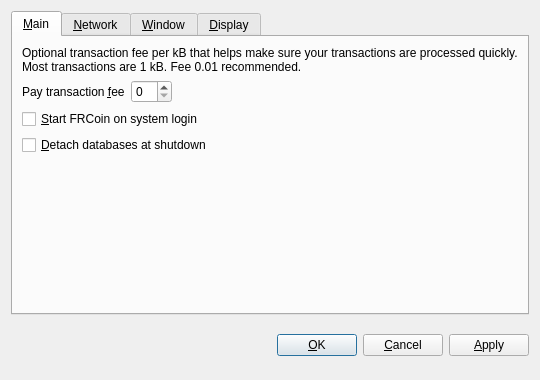
<?xml version="1.0" encoding="UTF-8"?>
<ui version="4.0">
 <class>OptionsDialog</class>
 <widget class="QDialog" name="OptionsDialog">
  <property name="geometry">
   <rect>
    <x>0</x>
    <y>0</y>
    <width>540</width>
    <height>380</height>
   </rect>
  </property>
  <property name="windowTitle">
   <string>Options</string>
  </property>
  <property name="modal">
   <bool>true</bool>
  </property>
  <layout class="QVBoxLayout" name="verticalLayout">
   <item>
    <widget class="QTabWidget" name="tabWidget">
     <property name="tabPosition">
      <enum>QTabWidget::North</enum>
     </property>
     <property name="currentIndex">
      <number>0</number>
     </property>
     <widget class="QWidget" name="tabMain">
      <attribute name="title">
       <string>&amp;Main</string>
      </attribute>
      <layout class="QVBoxLayout" name="verticalLayout_Main">
       <item>
        <widget class="QLabel" name="transactionFeeInfoLabel">
         <property name="text">
          <string>Optional transaction fee per kB that helps make sure your transactions are processed quickly. Most transactions are 1 kB. Fee 0.01 recommended.</string>
         </property>
         <property name="textFormat">
          <enum>Qt::PlainText</enum>
         </property>
         <property name="wordWrap">
          <bool>true</bool>
         </property>
        </widget>
       </item>
       <item>
        <layout class="QHBoxLayout" name="horizontalLayout_Main">
         <item>
          <widget class="QLabel" name="transactionFeeLabel">
           <property name="text">
            <string>Pay transaction &amp;fee</string>
           </property>
           <property name="textFormat">
            <enum>Qt::PlainText</enum>
           </property>
           <property name="buddy">
            <cstring>transactionFee</cstring>
           </property>
          </widget>
         </item>
         <item>
          <widget class="BitcoinAmountField" name="transactionFee"/>
         </item>
         <item>
          <spacer name="horizontalSpacer_Main">
           <property name="orientation">
            <enum>Qt::Horizontal</enum>
           </property>
           <property name="sizeHint" stdset="0">
            <size>
             <width>40</width>
             <height>20</height>
            </size>
           </property>
          </spacer>
         </item>
        </layout>
       </item>
       <item>
        <widget class="QCheckBox" name="bitcoinAtStartup">
         <property name="toolTip">
          <string>Automatically start FRCoin after logging in to the system.</string>
         </property>
         <property name="text">
          <string>&amp;Start FRCoin on system login</string>
         </property>
        </widget>
       </item>
       <item>
        <widget class="QCheckBox" name="detachDatabases">
         <property name="toolTip">
          <string>Detach block and address databases at shutdown. This means they can be moved to another data directory, but it slows down shutdown. The wallet is always detached.</string>
         </property>
         <property name="text">
          <string>&amp;Detach databases at shutdown</string>
         </property>
        </widget>
       </item>
       <item>
        <spacer name="verticalSpacer_Main">
         <property name="orientation">
          <enum>Qt::Vertical</enum>
         </property>
         <property name="sizeHint" stdset="0">
          <size>
           <width>20</width>
           <height>40</height>
          </size>
         </property>
        </spacer>
       </item>
      </layout>
     </widget>
     <widget class="QWidget" name="tabNetwork">
      <attribute name="title">
       <string>&amp;Network</string>
      </attribute>
      <layout class="QVBoxLayout" name="verticalLayout_Network">
       <item>
        <widget class="QCheckBox" name="mapPortUpnp">
         <property name="toolTip">
          <string>Automatically open the FRCoin client port on the router. This only works when your router supports UPnP and it is enabled.</string>
         </property>
         <property name="text">
          <string>Map port using &amp;UPnP</string>
         </property>
        </widget>
       </item>
       <item>
        <widget class="QCheckBox" name="connectSocks">
         <property name="toolTip">
          <string>Connect to the FRCoin network through a SOCKS proxy (e.g. when connecting through Tor).</string>
         </property>
         <property name="text">
          <string>&amp;Connect through SOCKS proxy:</string>
         </property>
        </widget>
       </item>
       <item>
        <layout class="QHBoxLayout" name="horizontalLayout_Network">
         <item>
          <widget class="QLabel" name="proxyIpLabel">
           <property name="text">
            <string>Proxy &amp;IP:</string>
           </property>
           <property name="textFormat">
            <enum>Qt::PlainText</enum>
           </property>
           <property name="buddy">
            <cstring>proxyIp</cstring>
           </property>
          </widget>
         </item>
         <item>
          <widget class="QValidatedLineEdit" name="proxyIp">
           <property name="maximumSize">
            <size>
             <width>140</width>
             <height>16777215</height>
            </size>
           </property>
           <property name="toolTip">
            <string>IP address of the proxy (e.g. 127.0.0.1)</string>
           </property>
          </widget>
         </item>
         <item>
          <widget class="QLabel" name="proxyPortLabel">
           <property name="text">
            <string>&amp;Port:</string>
           </property>
           <property name="textFormat">
            <enum>Qt::PlainText</enum>
           </property>
           <property name="buddy">
            <cstring>proxyPort</cstring>
           </property>
          </widget>
         </item>
         <item>
          <widget class="QLineEdit" name="proxyPort">
           <property name="maximumSize">
            <size>
             <width>55</width>
             <height>16777215</height>
            </size>
           </property>
           <property name="toolTip">
            <string>Port of the proxy (e.g. 9050)</string>
           </property>
          </widget>
         </item>
         <item>
          <widget class="QLabel" name="socksVersionLabel">
           <property name="text">
            <string>SOCKS &amp;Version:</string>
           </property>
           <property name="textFormat">
            <enum>Qt::PlainText</enum>
           </property>
           <property name="buddy">
            <cstring>socksVersion</cstring>
           </property>
          </widget>
         </item>
         <item>
          <widget class="QValueComboBox" name="socksVersion">
           <property name="toolTip">
            <string>SOCKS version of the proxy (e.g. 5)</string>
           </property>
          </widget>
         </item>
         <item>
          <spacer name="horizontalSpacer_Network">
           <property name="orientation">
            <enum>Qt::Horizontal</enum>
           </property>
           <property name="sizeHint" stdset="0">
            <size>
             <width>40</width>
             <height>20</height>
            </size>
           </property>
          </spacer>
         </item>
        </layout>
       </item>
       <item>
        <spacer name="verticalSpacer_Network">
         <property name="orientation">
          <enum>Qt::Vertical</enum>
         </property>
         <property name="sizeHint" stdset="0">
          <size>
           <width>20</width>
           <height>40</height>
          </size>
         </property>
        </spacer>
       </item>
      </layout>
     </widget>
     <widget class="QWidget" name="tabWindow">
      <attribute name="title">
       <string>&amp;Window</string>
      </attribute>
      <layout class="QVBoxLayout" name="verticalLayout_Window">
       <item>
        <widget class="QCheckBox" name="minimizeToTray">
         <property name="toolTip">
          <string>Show only a tray icon after minimizing the window.</string>
         </property>
         <property name="text">
          <string>&amp;Minimize to the tray instead of the taskbar</string>
         </property>
        </widget>
       </item>
       <item>
        <widget class="QCheckBox" name="minimizeOnClose">
         <property name="toolTip">
          <string>Minimize instead of exit the application when the window is closed. When this option is enabled, the application will be closed only after selecting Quit in the menu.</string>
         </property>
         <property name="text">
          <string>M&amp;inimize on close</string>
         </property>
        </widget>
       </item>
       <item>
        <spacer name="verticalSpacer_Window">
         <property name="orientation">
          <enum>Qt::Vertical</enum>
         </property>
         <property name="sizeHint" stdset="0">
          <size>
           <width>20</width>
           <height>40</height>
          </size>
         </property>
        </spacer>
       </item>
      </layout>
     </widget>
     <widget class="QWidget" name="tabDisplay">
      <attribute name="title">
       <string>&amp;Display</string>
      </attribute>
      <layout class="QVBoxLayout" name="verticalLayout_Display">
       <item>
        <layout class="QHBoxLayout" name="horizontalLayout_1_Display">
         <item>
          <widget class="QLabel" name="langLabel">
           <property name="text">
            <string>User Interface &amp;language:</string>
           </property>
           <property name="textFormat">
            <enum>Qt::PlainText</enum>
           </property>
           <property name="buddy">
            <cstring>lang</cstring>
           </property>
          </widget>
         </item>
         <item>
          <widget class="QValueComboBox" name="lang">
           <property name="toolTip">
            <string>The user interface language can be set here. This setting will take effect after restarting FRCoin.</string>
           </property>
          </widget>
         </item>
        </layout>
       </item>
       <item>
        <layout class="QHBoxLayout" name="horizontalLayout_2_Display">
         <item>
          <widget class="QLabel" name="unitLabel">
           <property name="text">
            <string>&amp;Unit to show amounts in:</string>
           </property>
           <property name="textFormat">
            <enum>Qt::PlainText</enum>
           </property>
           <property name="buddy">
            <cstring>unit</cstring>
           </property>
          </widget>
         </item>
         <item>
          <widget class="QValueComboBox" name="unit">
           <property name="toolTip">
            <string>Choose the default subdivision unit to show in the interface and when sending coins.</string>
           </property>
          </widget>
         </item>
        </layout>
       </item>
       <item>
        <widget class="QCheckBox" name="displayAddresses">
         <property name="toolTip">
          <string>Whether to show FRCoin addresses in the transaction list.</string>
         </property>
         <property name="text">
          <string>&amp;Display addresses in transaction list</string>
         </property>
        </widget>
       </item>
       <item>
        <widget class="QCheckBox" name="coinControlFeatures">
         <property name="toolTip">
          <string>Whether to show coin control features or not.</string>
         </property>
         <property name="text">
          <string>Display coin &amp;control features (experts only!)</string>
         </property>
        </widget>
       </item>
       <item>
        <spacer name="verticalSpacer_Display">
         <property name="orientation">
          <enum>Qt::Vertical</enum>
         </property>
         <property name="sizeHint" stdset="0">
          <size>
           <width>20</width>
           <height>40</height>
          </size>
         </property>
        </spacer>
       </item>
      </layout>
     </widget>
    </widget>
   </item>
   <item>
    <layout class="QHBoxLayout" name="horizontalLayout_Buttons">
     <item>
      <spacer name="horizontalSpacer_1">
       <property name="orientation">
        <enum>Qt::Horizontal</enum>
       </property>
       <property name="sizeHint" stdset="0">
        <size>
         <width>40</width>
         <height>48</height>
        </size>
       </property>
      </spacer>
     </item>
     <item>
      <widget class="QLabel" name="statusLabel">
       <property name="font">
        <font>
         <weight>75</weight>
         <bold>true</bold>
        </font>
       </property>
       <property name="text">
        <string/>
       </property>
       <property name="textFormat">
        <enum>Qt::PlainText</enum>
       </property>
       <property name="wordWrap">
        <bool>true</bool>
       </property>
      </widget>
     </item>
     <item>
      <spacer name="horizontalSpacer_2">
       <property name="orientation">
        <enum>Qt::Horizontal</enum>
       </property>
       <property name="sizeHint" stdset="0">
        <size>
         <width>40</width>
         <height>48</height>
        </size>
       </property>
      </spacer>
     </item>
     <item>
      <widget class="QPushButton" name="okButton">
       <property name="text">
        <string>&amp;OK</string>
       </property>
      </widget>
     </item>
     <item>
      <widget class="QPushButton" name="cancelButton">
       <property name="text">
        <string>&amp;Cancel</string>
       </property>
       <property name="autoDefault">
        <bool>false</bool>
       </property>
      </widget>
     </item>
     <item>
      <widget class="QPushButton" name="applyButton">
       <property name="text">
        <string>&amp;Apply</string>
       </property>
       <property name="autoDefault">
        <bool>false</bool>
       </property>
      </widget>
     </item>
    </layout>
   </item>
  </layout>
 </widget>
 <customwidgets>
  <customwidget>
   <class>BitcoinAmountField</class>
   <extends>QSpinBox</extends>
   <header>bitcoinamountfield.h</header>
  </customwidget>
  <customwidget>
   <class>QValueComboBox</class>
   <extends>QComboBox</extends>
   <header>qvaluecombobox.h</header>
  </customwidget>
  <customwidget>
   <class>QValidatedLineEdit</class>
   <extends>QLineEdit</extends>
   <header>qvalidatedlineedit.h</header>
  </customwidget>
 </customwidgets>
 <resources/>
 <connections/>
</ui>
